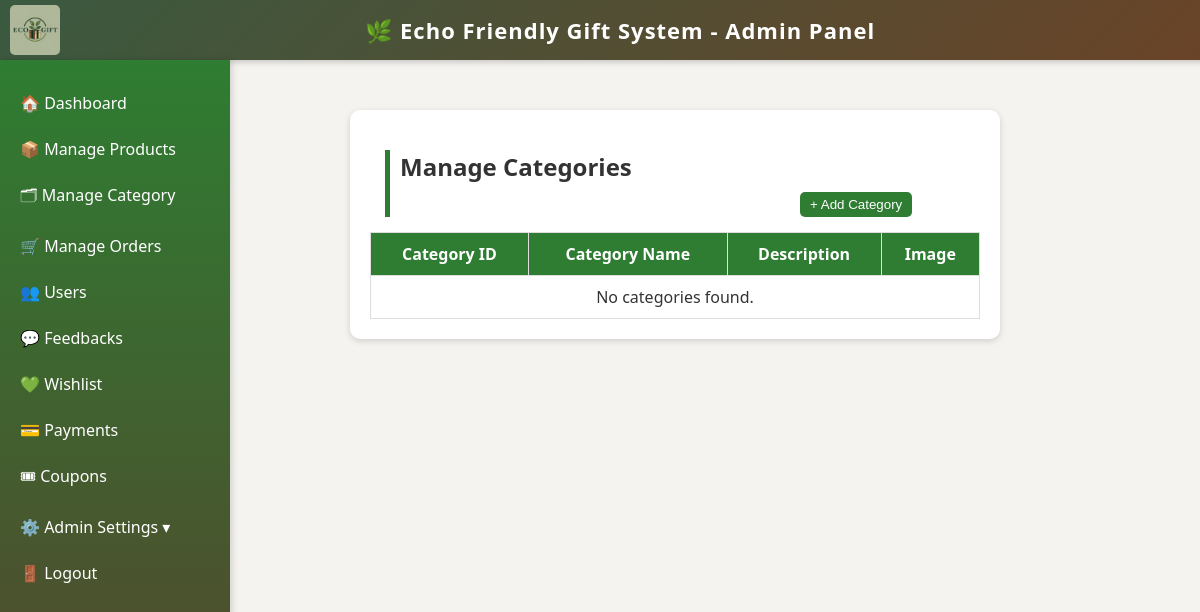
/admin_panel/manage_cat.php, run on an earlier commit of the app's database.
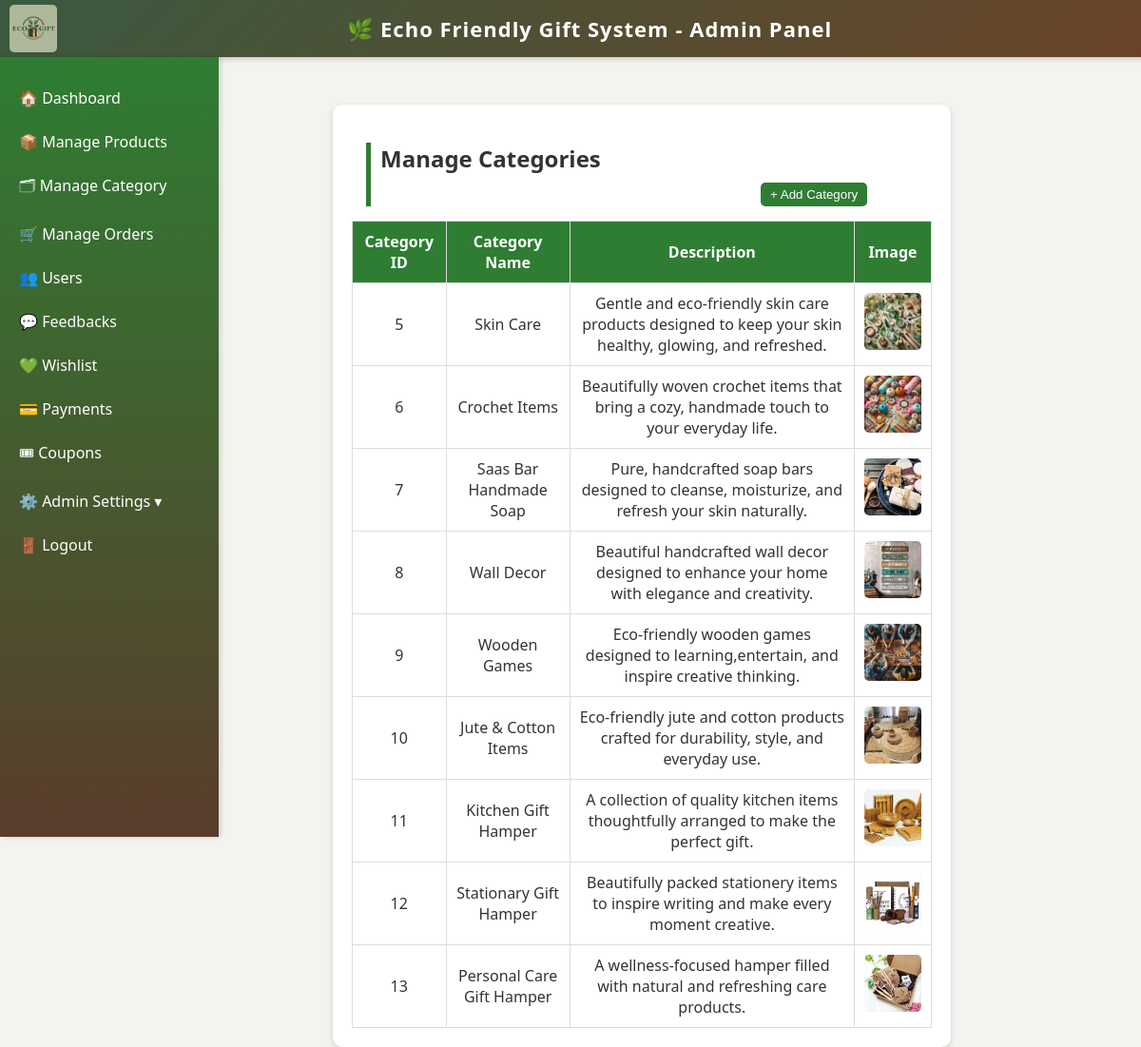
And on a later commit of the database.
### tables this page shows
CREATE TABLE `category` (
  `c_id` int(11) NOT NULL,
  `c_name` varchar(30) NOT NULL,
  `c_desc` varchar(300) NOT NULL,
  `c_img` varchar(300) NOT NULL
);

### admin_panel/manage_cat.php (the view, shortened to what this page needs)
<?php
include 'admin_panel_main.php';
include 'db_connect.php';
?>
<!DOCTYPE html>
<html lang="en">
<head>
</head>
<body>
  <div class="section">
    <h2>Manage Categories
        <a href="add_cat.php">
            <button>+ Add Category</button>
        </a>
    </h2>
    <table>
      <tr>
        <th>Category ID</th>
        <th>Category Name</th>
        <th>Description</th>
        <th>Image</th>
      </tr>
      <?php
      $sql = "SELECT * FROM category";
      $result = $con->query($sql);
      if ($result->num_rows > 0) {
          while ($row = $result->fetch_assoc()) {
              echo "<tr>
                      <td>{$row['c_id']}</td>
                      <td>{$row['c_name']}</td>
                      <td>{$row['c_desc']}</td>
                      <td><img src='uploads/{$row['c_img']}'></td>
                    </tr>";
          }
      } else {
          echo "<tr><td colspan='4'>No categories found.</td></tr>";
      }
      ?>
    </table>
  </div>
</body>
</html>

What changed in the data, as far as the page shows it:
added category: c_id "5", c_name "Skin Care", c_desc "Gentle and eco-friendly skin care products designed to keep your skin healthy, glowing, and refreshed.", c_img (picture)
added category: c_id "6", c_name "Crochet Items", c_desc "Beautifully woven crochet items that bring a cozy, handmade touch to your everyday life.", c_img (picture)
added category: c_id "7", c_name "Saas Bar Handmade Soap", c_desc "Pure, handcrafted soap bars designed to cleanse, moisturize, and refresh your skin naturally.", c_img (picture)
added category: c_id "8", c_name "Wall Decor", c_desc "Beautiful handcrafted wall decor designed to enhance your home with elegance and creativity.", c_img (picture)
added category: c_id "9", c_name "Wooden Games", c_desc "Eco-friendly wooden games designed to learning,entertain, and inspire creative thinking.", c_img (picture)
added category: c_id "10", c_name "Jute & Cotton Items", c_desc "Eco-friendly jute and cotton products crafted for durability, style, and everyday use.", c_img (picture)
added category: c_id "11", c_name "Kitchen Gift Hamper", c_desc "A collection of quality kitchen items thoughtfully arranged to make the perfect gift.", c_img (picture)
added category: c_id "12", c_name "Stationary Gift Hamper", c_desc "Beautifully packed stationery items to inspire writing and make every moment creative.", c_img (picture)
added category: c_id "13", c_name "Personal Care Gift Hamper", c_desc "A wellness-focused hamper filled with natural and refreshing care products.", c_img (picture)
Also different on the page:
text no longer shown: "No categories found."
